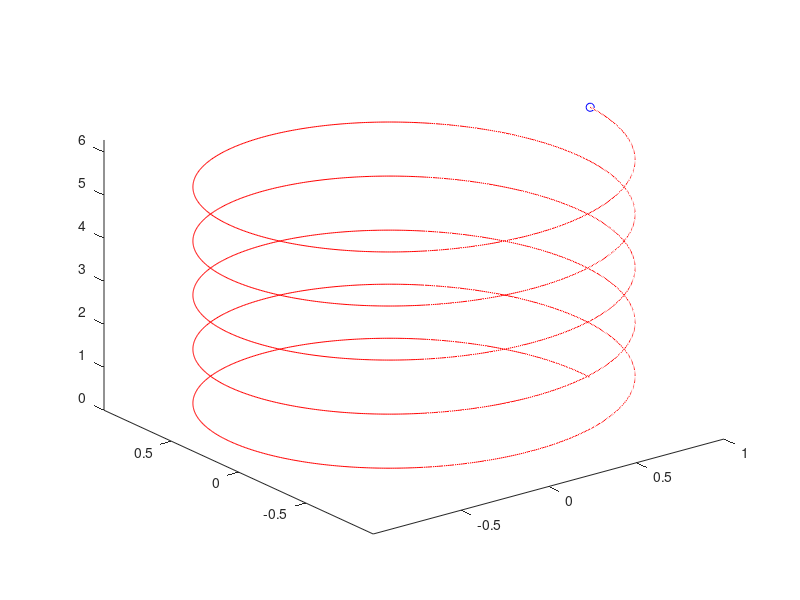

Recreate this plot in MATLAB.
clear all
clc

%Ejemplo 1
%Parametrizacion sobre e que se realiza la proyección de la trayectoria
t= [-2: 0.01: 2];

%Se definen las funiones en 2D
x=t.^2-2*t;
y= t+1;

%comet(x,y)

%Ejemplo 2
%Parametrizacion sobre e que se realiza la proyección de la trayectoria
t= [0: 0.01: 2*pi];

%Se definen las funiones en 3D
x1= 12*sin(t)-4*sin(3*t);
y1= 13*cos(t)-5*cos(2*t)-2*cos(3*t)-4*cos(16);

%comet(x1,y1)

%Ejemplo 3
%Parametrizacion sobre e que se realiza la proyección de la trayectoria
t=[0: 0.01: 10*pi];

%Se definen las funiones en 3D
x2= cos(t);
y2= sin(t);
z2= 0.2*t;

comet3(x2,y2,z2);